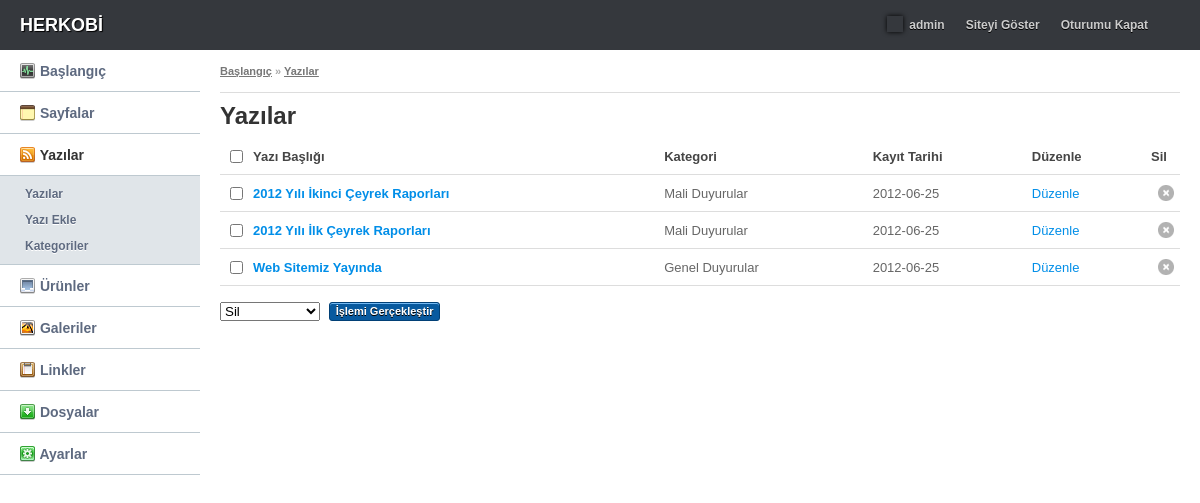
Screenshot of /panel/posts.php (signed in) with the database file from the repository.
### tables this page shows
CREATE TABLE IF NOT EXISTS `posts` (
  `id` int(11) NOT NULL AUTO_INCREMENT,
  `cid` int(11) NOT NULL,
  `level` int(11) NOT NULL,
  `slug` text NOT NULL,
  `post` text NOT NULL,
  `summary` text NOT NULL,
  `content` text NOT NULL,
  `image` text NOT NULL,
  `gallery` int(11) NOT NULL,
  `title` text NOT NULL,
  `metadesc` text NOT NULL,
  `metatags` text NOT NULL,
  `date` date NOT NULL,
  PRIMARY KEY (`id`)
);

CREATE TABLE IF NOT EXISTS `postcategories` (
  `id` int(11) NOT NULL AUTO_INCREMENT,
  `mid` int(11) NOT NULL,
  `level` int(11) NOT NULL,
  `slug` text NOT NULL,
  `category` varchar(255) NOT NULL,
  `description` text NOT NULL,
  PRIMARY KEY (`id`)
);

### config.php (called while the page is built, shortened)
<?php
    $SITE_ADRESI = "http://localhost/hkv2";
?>

### panel/inc/sayfalama.php (called while the page is built, shortened)
<?php
function SayfaIcerik($tablo){
	global $db;
	$sayfalamaLimit = 20;
	if(!isset($_GET['s'])){
		$sayfalama = 1;
	}
	else{
		$sayfalama = $_GET['s'];
		if(!is_numeric($sayfalama)){
			$sayfalama = 1;
		}
	}
	$kacta = (($sayfalama * $sayfalamaLimit) - $sayfalamaLimit);
	if($tablo == 'pages'){
		$sql = "SELECT uk.id, uk.mid, uk.page, uk.date, u.id, u.mid, u.page, u.date
				FROM pages AS u
				RIGHT JOIN pages AS uk ON u.id = uk.mid
				ORDER BY  `uk`.`id` DESC";
	}
	else if($tablo == 'posts'){
		$sql = "SELECT u.id, u.post, uk.category, u.date
				FROM posts AS u
				LEFT JOIN postcategories AS uk ON u.cid = uk.id
				ORDER BY  `u`.`id` DESC";
	}
	$sql .= " LIMIT $kacta , $sayfalamaLimit;";
	$sth = $db->prepare($sql);
	$db->query("SET NAMES 'utf8'");
	$sth->execute();
	$TumHaberler = $sth->fetchAll();
	return $TumHaberler;
}

### panel/posts.php (the view, shortened to what this page needs)
<?php
include_once '../config.php';
include_once 'inc/sayfalama.php';
$TumYazilar = SayfaIcerik('posts');
$TumYazilarSay = count($TumYazilar);
?>
<!DOCTYPE html PUBLIC "-//W3C//DTD XHTML 1.0 Transitional//EN" "http://www.w3.org/TR/xhtml1/DTD/xhtml1-transitional.dtd">
<html xmlns="http://www.w3.org/1999/xhtml">
    <head>
    </head>
    <body>
        <div id="header">
            <h1><a href="admin.php">HERKOBİ</a></h1>
            <div class="userprofile">
                <ul>
                    <li><a href="user.php"><img src="images/avatar.gif" alt="" /> admin</a></li>
                    <li><a href="<?php echo $SITE_ADRESI; ?>" target="_blank">Siteyi Göster</a></li>
                    <li><a href="logout.php">Oturumu Kapat</a></li>
                </ul>
            </div>
        </div>
        <div id="sidebar">
            <ul id="nav">
                <li><a href="admin.php"><img src="images/nav/dashboard.png" alt="" /> Başlangıç</a></li>
                <li><a href="#" class="collapse"><img src="images/nav/pages.png" alt="" /> Sayfalar</a>
                </li>
                <li><a href="#"><strong><img src="images/nav/rss.png" alt="" /> Yazılar</strong></a>
                    <ul>
                        <li><a href="posts.php">Yazılar</a></li>
                        <li><a href="post-add.php">Yazı Ekle</a></li>
                        <li><a href="post-categories.php">Kategoriler</a></li>
                    </ul>
                </li>
                <li><a href="#" class="collapse"><img src="images/nav/product.png" alt="" /> Ürünler</a>
                </li>
                <li><a href="#" class="collapse"><img src="images/nav/media.png" alt="" /> Galeriler</a>
                </li>
                <li><a href="#" class="collapse"><img src="images/nav/links.png" alt="" /> Linkler</a>
                </li>
                <li><a href="files.php"><img src="images/nav/files.png" alt="" /> Dosyalar</a></li>
                <li><a href="#" class="collapse"><img src="images/nav/settings.png" alt="" /> Ayarlar</a>
                </li>
            </ul>
        </div>
        <div id="content">
            <div class="breadcrumb">
                <a href="admin.php">Başlangıç</a> &raquo; <a href="posts.php">Yazılar</a>
            </div>
            <h2>Yazılar</h2>
            <form action="" method="post">
                <table cellpadding="0" cellspacing="0" width="100%" class="sortable">
                    <thead>
                        <tr>
                            <th width="10"><input type="checkbox" class="check_all" /></th>
                            <th>Yazı Başlığı</th>
                            <th>Kategori</th>
                            <th>Kayıt Tarihi</th>
                            <th>Düzenle</th>
                            <th>Sil</th>
                        </tr>
                    </thead>
                    <tbody>
                        <?php
                        for ($i = 0; $i < $TumYazilarSay; $i++) {
                            echo '
						<tr>
						<td><input type="checkbox" name="tut[]" value="' . $TumYazilar[$i]["id"] . '" /></td>
						<td><strong><a href="post-add.php?duzelt=' . $TumYazilar[$i]["id"] . '">' . $TumYazilar[$i]["post"] . '</a></strong></td>
						<td>' . $TumYazilar[$i]["category"] . '</td>
						<td>' . $TumYazilar[$i]["date"] . '</td>
						<td><a href="post-add.php?duzelt=' . $TumYazilar[$i]["id"] . '">Düzenle</a></td>
						<td class="delete"><a href="?sil=' . $TumYazilar[$i]["id"] . '" onclick="return confirm(\'İçerik silme işlemini \n Onaylıyor musunuz?\')"><img src="images/close.png" alt="Delete" title="Delete" /></a></td>
						</tr>
						';
                        }
                        ?>
                    </tbody>
                </table>
                <div class="tableactions">
                    <select name="toplusil">
                        <option value="sil">Sil</option>
                    </select>
                    <input type="submit" class="submit tiny" value="İşlemi Gerçekleştir" onclick="return confirm('Seçilen içerikler silinecektir.\n Onaylıyor musunuz?')"/>
                </div>
                <div class="table_pagination right">
                </div>
            </form>
        </div>
    </body>
</html>

### panel/css/style.css (style rules this page uses)
* { padding:0; margin:0; }
body { background: #fff url(../images/sb.gif) top left repeat-y; font-family: Arial, Helvetica, sans-serif; font-size: 13px; color: #454545; line-height: 20px; min-width: 900px; }
img, a img { border: 0; }
ul li { list-style: none; }
a { color: #008ee8; text-decoration: underline; }
#header { background: #35383d; padding: 0 20px; height: 50px; }
#header h1 { font-size: 18px; font-weight: bold; line-height: 50px; float: left; }
#header h1 a { color: #fff; text-decoration: none; text-shadow: 1px 1px 1px #000; }
#header .userprofile { float: right; height: 50px; background: url(../images/hsep.gif) top right repeat-y; padding-right: 20px; }
#header .userprofile ul { font-size: 12px; padding-top: 8px; }
#header .userprofile ul li { float: left; padding: 7px 12px 7px 9px; position: relative; border-radius: 5px; -moz-border-radius: 5px; -webkit-border-radius: 5px; }
#header .userprofile ul li a { text-decoration: none; color: #ccc; font-weight: bold; text-shadow: 0 1px 0 #000; }
#header .userprofile ul li a img { width: 16px; height: 16px; vertical-align: text-bottom; margin-right: 3px; box-shadow: 0 0 5px #000; -moz-box-shadow: 0 0 5px #000; -webkit-box-shadow: 0 0 5px #000; }
#sidebar { width: 200px; float: left; }
#sidebar ul#nav li { font-size: 14px; }
#sidebar ul#nav li a { display: block; padding: 10px 0 10px 20px; border-top: 1px solid #fff; border-bottom: 1px solid #bec9d0; color: #5e6a80; text-decoration: none; text-shadow: 0 1px 0 #fff; font-weight: bold; }
#sidebar ul#nav li a strong { background: url(../images/mac.png) center right no-repeat; display: block; margin-right: -1px; color: #333; }
#sidebar ul#nav li a img { vertical-align: text-bottom; }
#sidebar ul#nav li ul { padding: 5px 0; padding-left: 15px; background: #e0e5e9; border-bottom: 1px solid #becad1; }
#sidebar ul#nav li ul li { border: 0; font-size: 12px; }
#sidebar ul#nav li ul li a { padding: 3px 10px; border: 0; }
#content { overflow: hidden; padding: 0 20px; }
#content .breadcrumb { font-size: 11px; font-weight: bold; color: #aaa; border-bottom: 1px solid #ddd; padding: 11px 0; margin-bottom: 5px; }
#content .breadcrumb a { color: #777; }
#content h1, #content h2 { font-size: 24px; line-height: 36px; color: #333; padding-bottom: 5px; }
#content table { text-align: left; margin-bottom: 15px; }
#content table a { text-decoration: none; }
#content table tr td, #content table tr th { border-bottom: 1px solid #ddd; padding: 10px; padding-right:0; line-height: normal; text-align: left; }
#content table tr td { color: #666; font-size: 13px; }
#content table tr td.delete { width: 29px; text-align: center; }
#content table tr td.delete a { opacity: .50; -moz-opacity: .50; }
#content .tableactions { overflow: hidden; padding-bottom: 20px; float: left; }
#content .tableactions select { width: 100px; margin-right: 5px; vertical-align: middle; outline: none; }
#content .tableactions input.submit { font-family: Arial, Helvetica, sans-serif; border: 1px solid #014076; background: #085a9f url(../images/mbg.jpg) center repeat-x; padding: 1px 6px; line-height: 15px; font-size: 11px; font-weight: bold; color: #fff; vertical-align: middle; text-shadow: 0 1px 0 #000; cursor: pointer; border-radius: 3px; -moz-border-radius: 3px; -webkit-border-radius: 3px; }
#content .table_pagination { font-size: 11px; font-weight: bold; padding-bottom: 15px; }
#content .table_pagination.right { float: right; text-align: right; border: 0; width: 500px; overflow: hidden; padding-top: 1px; }
#content form input.submit { font-family: Arial, Helvetica, sans-serif; font-size: 14px; font-weight: bold; color: #fff; border: 1px solid #014076; background: #085a9f url(../images/mbg.jpg) center repeat-x; padding: 7px 15px; vertical-align: middle; text-shadow: 0 1px 0 #000; cursor: pointer; border-radius: 3px; -moz-border-radius: 3px; -webkit-border-radius: 3px; -moz-box-shadow: inset 0 1px 0 #73b9f3; -webkit-box-shadow: inset 0 1px 0 #73b9f3; box-shadow: inset 0 1px 0 #73b9f3; }
#content .right { float: right; }

### rows the page displays
posts: post "2012 Yılı İkinci Çeyrek Raporları", postcategories.category "Mali Duyurular", date "2012-06-25"
posts: post "2012 Yılı İlk Çeyrek Raporları", postcategories.category "Mali Duyurular", date "2012-06-25"
posts: post "Web Sitemiz Yayında", postcategories.category "Genel Duyurular", date "2012-06-25"
